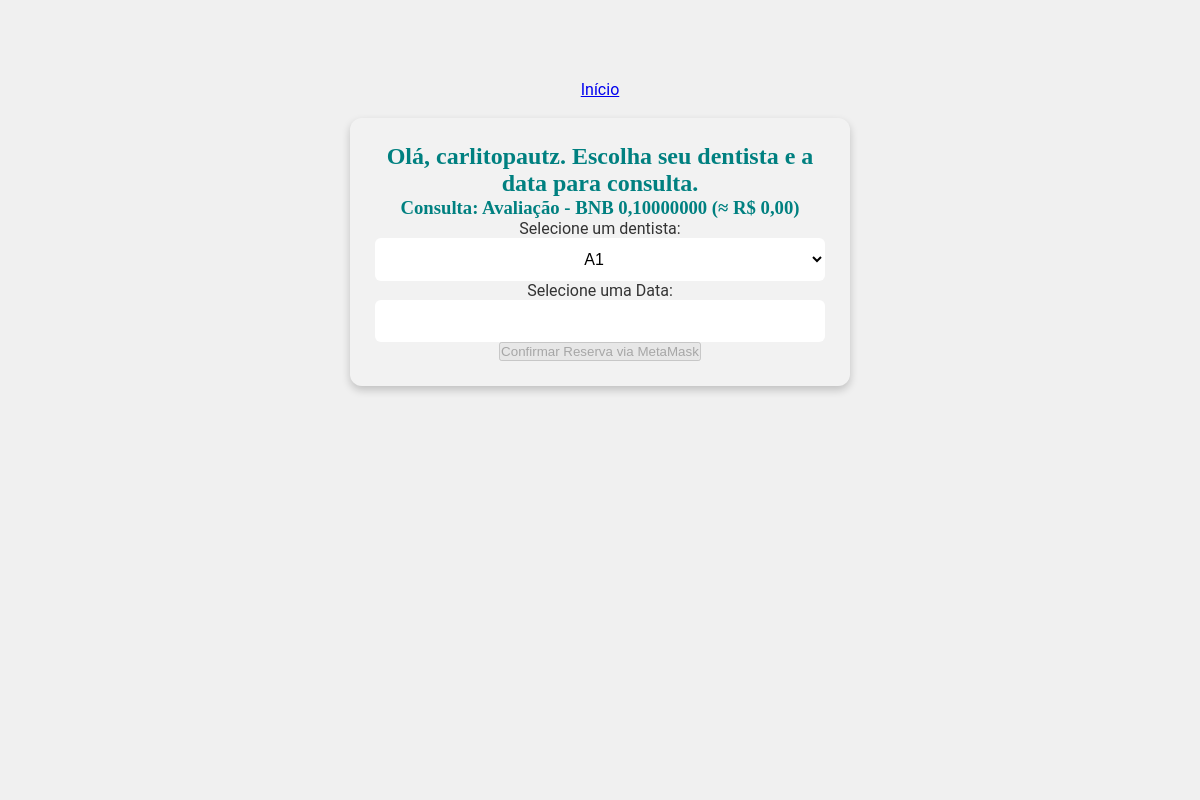
Page /site/odonto_data.php?id=3 (signed in) on the committed database.
### tables this page shows
CREATE TABLE `consultorio` (
  `id` int(11) NOT NULL,
  `consulta` varchar(255) NOT NULL,
  `preco` decimal(20,9) DEFAULT NULL,
  `metamask` varchar(42) NOT NULL,
  `horario` time NOT NULL
);

### site/odonto_data.php (the view, shortened to what this page needs)
<?php
$cx = new mysqli("127.0.0.1", "username", "password", "dbname");
$username = htmlspecialchars($_SESSION["username"]);
$consultorio_id = isset($_GET['id']) ? intval($_GET['id']) : null;
$consultorioelecionado = null;
$dentistasDisponiveis = [];
if ($consultorio_id) {
    $stmt = $cx->prepare("SELECT id, consulta, preco, metamask FROM consultorio WHERE id = ?");
    $stmt->bind_param("i", $consultorio_id);
    $stmt->execute();
    $result = $stmt->get_result();
    if ($result->num_rows > 0) {
        $consultorioelecionado = $result->fetch_assoc();
    } else {
        die("Erro: Voo não encontrado.");
    }
    $stmt = $cx->prepare("SELECT numero_dentista FROM dentistas WHERE consultorio_id = ? AND pago = 0");
    $stmt->bind_param("i", $consultorio_id);
    $stmt->execute();
    $result = $stmt->get_result();
    while ($row = $result->fetch_assoc()) {
        $dentistasDisponiveis[] = $row['numero_dentista'];
    }
}
$bnbToBrlRate = 0;
?>
<!DOCTYPE html>
<html lang="pt-BR">
<head>
</head>
<body>
    <div id="particles-js"></div>
<center><a href="https://carlitoslocacoes.com/site2/nossasmaquinas/horarios_odonto.php" class="btn">Início</a></center><br>
   <div class="wrapper">
    <h2>Olá, <b><?php echo $username; ?></b>. Escolha seu dentista e a data para consulta.</h2>
    <?php if ($consultorioelecionado): ?>
        <h3>Consulta: <?php echo htmlspecialchars($consultorioelecionado['consulta']); ?> - BNB <?php echo number_format($consultorioelecionado['preco'], 8, ',', '.'); ?>
        (≈ R$ <?php echo number_format($consultorioelecionado['preco'] * $bnbToBrlRate, 2, ',', '.'); ?>)</h3>
        <label for="assento">Selecione um dentista:</label>
       <select id="assento">
    <?php foreach ($dentistasDisponiveis as $assento): ?>
        <option value="<?php echo $assento; ?>"><?php echo $assento; ?></option>
    <?php endforeach; ?>
</select>
       <label for="datepicker">Selecione uma Data:</label>
<input type="text" id="datepicker" readonly>
        <button id="confirmarReserva" disabled onclick="realizarPagamento()">Confirmar Reserva via MetaMask</button>
    <?php else: ?>
        <p>Voo não encontrado.</p>
    <?php endif; ?>
</div>
</body>
</html>

### site/odonto_data.php (style rules this page uses)
* { margin: 0; padding: 0; box-sizing: border-box; }
body { font-family: 'Roboto', Arial, sans-serif; background-color: #f0f0f0; padding-top: 80px; color: #333; text-align: center; }
#particles-js { position: fixed; width: 100%; height: 100%; top: 0; left: 0; z-index: -1; }
.wrapper { max-width: 500px; width: 100%; background: rgba(255, 255, 255, 0.15); padding: 25px; border-radius: 12px; box-shadow: 0px 4px 8px rgba(0, 0, 0, 0.2); text-align: center; }
h1, h2, h3 { font-family: 'Playfair Display', serif; color: #008080; }
select, input { width: 100%; padding: 12px; margin-top: 10px; border: none; border-radius: 6px; font-size: 16px; background-color: white; color: black; }
body { display: flex; flex-direction: column; align-items: center; justify-content: center; text-align: center; }
.wrapper { margin: auto; text-align: center; }
select, input, button { display: block; margin: auto; text-align: center; }

### rows in the picture
consultorio: consulta "Avaliação", preco "0,10000000", $consultorioelecionado['preco']*$bnbToBrlRate "0,00"

### other values in the picture
$username "carlitopautz"
form field value "A1"
